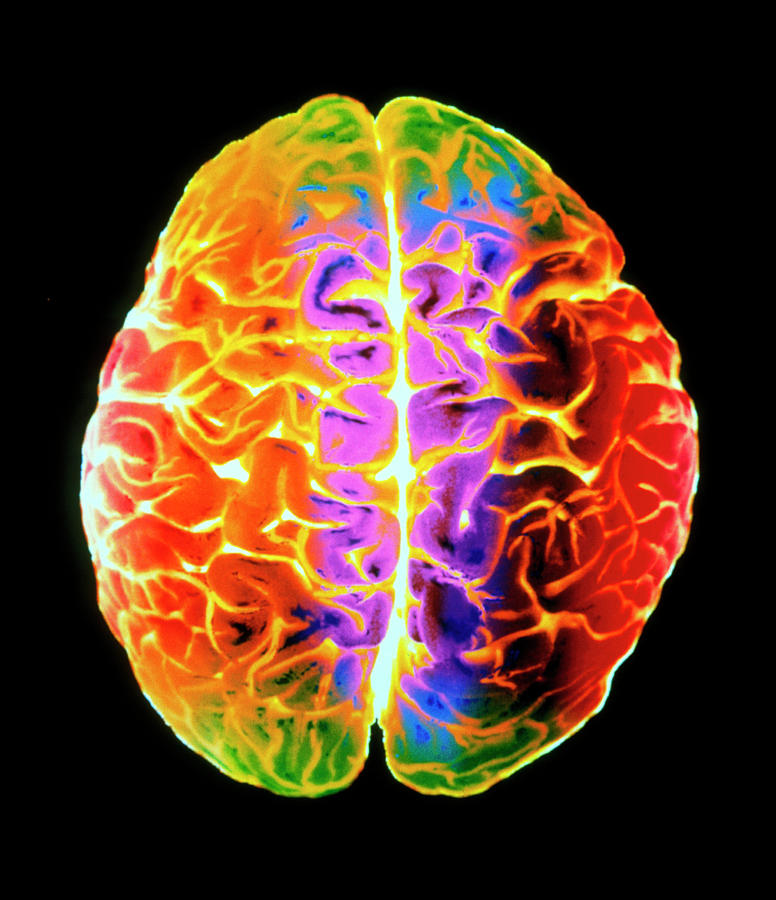
%> input picture images/coloured 3D MRI.jpg, 776 x 900 px
$ octave colour_conversion.m   (GNU Octave 9; MATLAB toolbox functions it lacks are replaced by stand-ins)
%> lines starting %> are read from the running program, lines starting %| are printed output that depends on the picture; in (x1, y1, x2, y2) boxes, pixels count from 0 and x2, y2 are one past the last pixel; in counts of white or black regions, pixels touching at a corner belong together; the program's own positions count from 1
A=imread('coloured 3D MRI.jpg');
%> A is the input picture: size 900x776x3 uint8; mean R, G, B 93.9, 56.9, 37.6
I=double(A)/255;
% Conversion of RGB to HSI
R=I(:,:,1);
G=I(:,:,2);
B=I(:,:,3);
%H calculation
numi=1/2*((R-G)+(R-B));
denom=((R-G).^2+((R-B).*(G-B))).^0.5;
H=acosd(numi./(denom+0.000001));
H(B>G)=360-H(B>G);%If B>G then H= 360-Theta
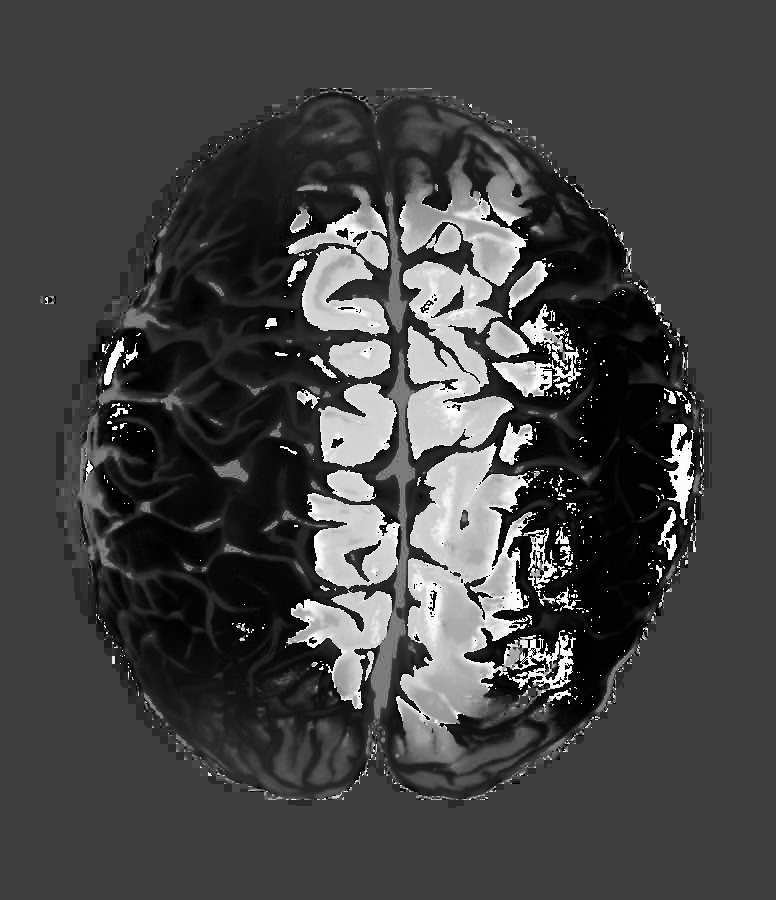
%> H: size 900x776 double; min 0.0853, max 359.8, mean 96.8; drawn with min black and max white
H=H/360;
%Saturation
S=1- (3./(sum(I,3)+0.000001)).*min(I,[],3);
%Intensity
I=sum(I,3)./3;
%> I: size 900x776 double
%HSI
HSI=zeros(size(A));
HSI(:,:,1)=H;
HSI(:,:,2)=S;
HSI(:,:,3)=I;
subplot(334);imshow(A);title('RGB Image');
subplot(332);imshow(HSI);title('HSI Image');
% HSI to RGB Conversion
H=H*360;
R1=zeros(size(H));
G1=zeros(size(H));
B1=zeros(size(H));
%RG Sector(0<=H<120)
B1(H<120)=I(H<120).*(1-S(H<120));
R1(H<120)=I(H<120).*(1+((S(H<120).*cosd(H(H<120)))./cosd(60-H(H<120))));
G1(H<120)=3.*I(H<120)-(R1(H<120)+B1(H<120));
%GB Sector(120<=H<240)
H2=H-120;
R1(H>=120&H<240)=I(H>=120&H<240).*(1-S(H>=120&H<240));
%> R1: size 900x776 double; min 0, max 1, mean 0.296
G1(H>=120&H<240)=I(H>=120&H<240).*(1+((S(H>=120&H<240).*cosd(H2(H>=120&H<240)))./cosd(60-H2(H>=120&H<240))));
%> G1: size 900x776 double; min 0, max 1, mean 0.191
B1(H>=120&H<240)=3.*I(H>=120&H<240)-(R1(H>=120&H<240)+G1(H>=120&H<240));
%> B1: size 900x776 double; min 0, max 1, mean 0.0775
%BR Sector(240<=H<=360)
H2=H-240;
G1(H>=240&H<=360)=I(H>=240&H<=360).*(1-S(H>=240&H<=360));
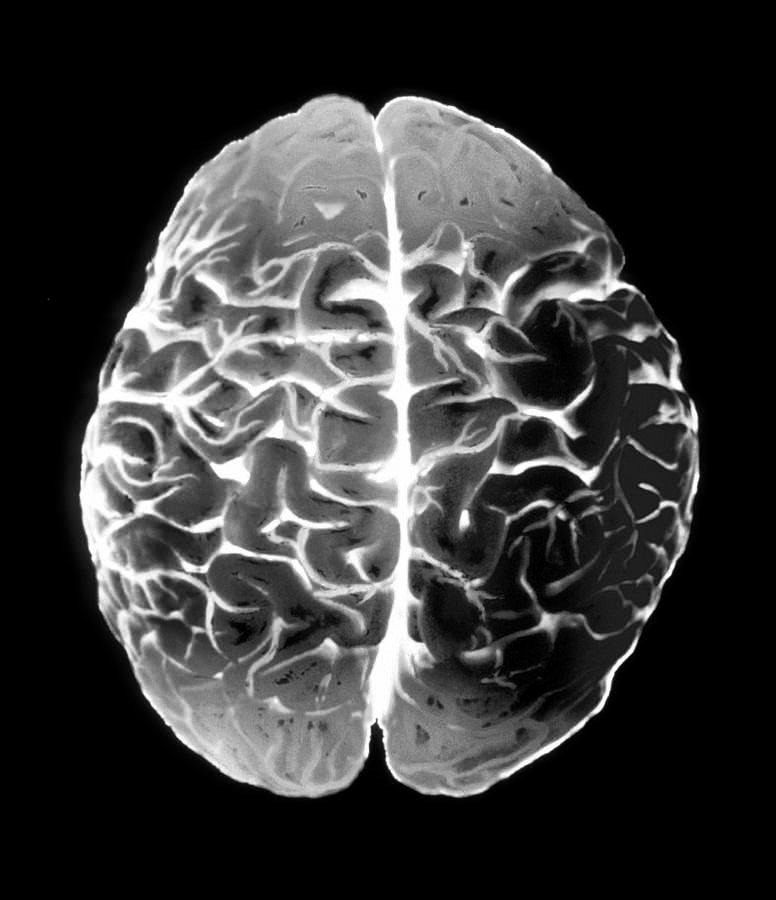
%> G1: size 900x776 double; min 0, max 1, mean 0.223; mean of the top-left, top-right, bottom-left and bottom-right quarters 0.28, 0.203, 0.26, 0.149; drawn with min black and max white
B1(H>=240&H<=360)=I(H>=240&H<=360).*(1+((S(H>=240&H<=360).*cosd(H2(H>=240&H<=360)))./cosd(60-H2(H>=240&H<=360))));
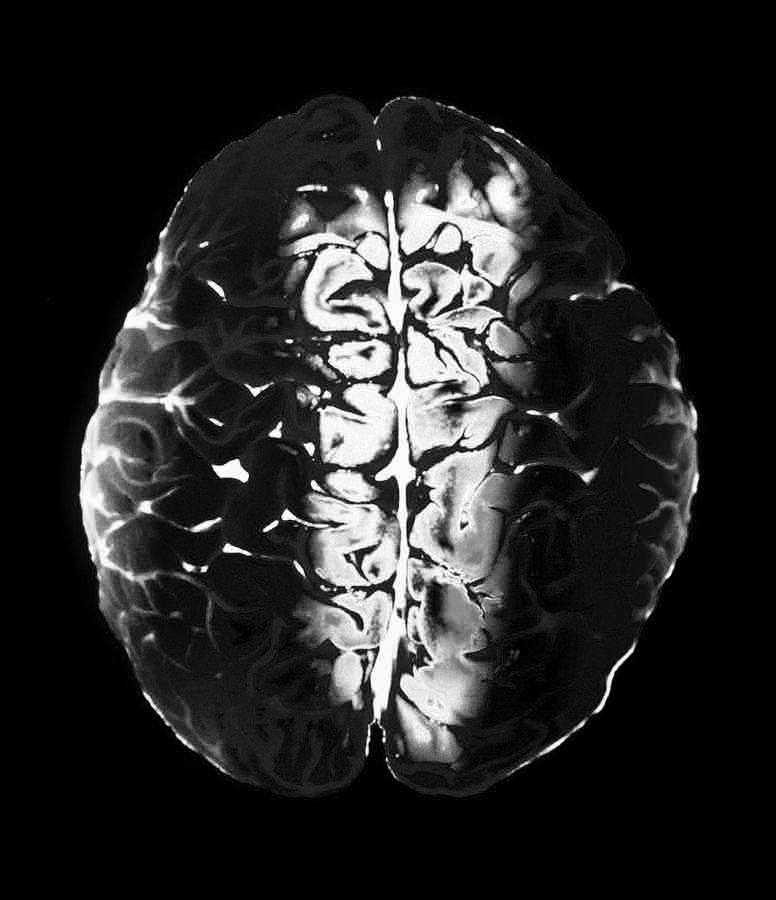
%> B1: size 900x776 double; min 0, max 1, mean 0.148; mean of the top-left, top-right, bottom-left and bottom-right quarters 0.15, 0.161, 0.143, 0.136
R1(H>=240&H<=360)=3.*I(H>=240&H<=360)-(G1(H>=240&H<=360)+B1(H>=240&H<=360));
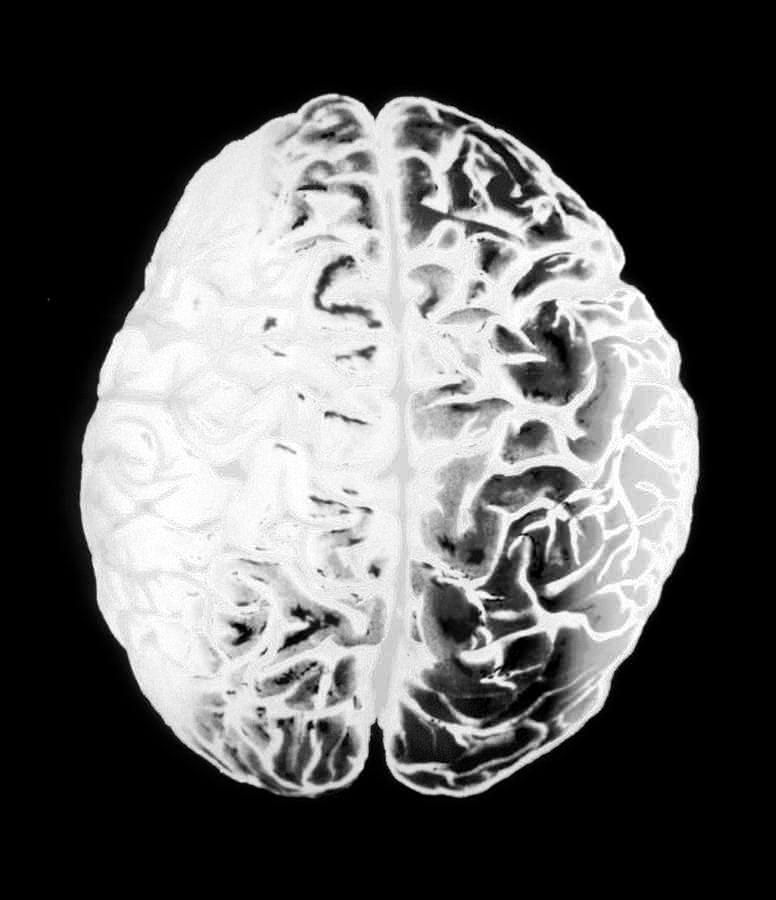
%> R1: size 900x776 double; min 0, max 1, mean 0.368; mean of the top-left, top-right, bottom-left and bottom-right quarters 0.418, 0.339, 0.423, 0.294
% Form RGB image
RGB1=zeros(size(HSI));
RGB1(:,:,1)=R1;
RGB1(:,:,2)=G1;
RGB1(:,:,3)=B1;
subplot(333);imshow(RGB1);title('HSI to RGB');
% RGB to YCbCr
[m,n,d]=size(A);
%> m = 900; n = 776; d = 3
Y = (0.299*R) + (0.587*G) + (0.114*B) + 0;
Cb = (-0.168736*R) + (-0.331264*G) + (0.5*B) + 0.5;
Cr = (0.5*R) + (-0.418688*G) - (0.081312*B) + 0.5;
YCbCr=zeros(size(A));
YCbCr(:,:,1)=Y;
YCbCr(:,:,2)=Cb;
YCbCr(:,:,3)=Cr;
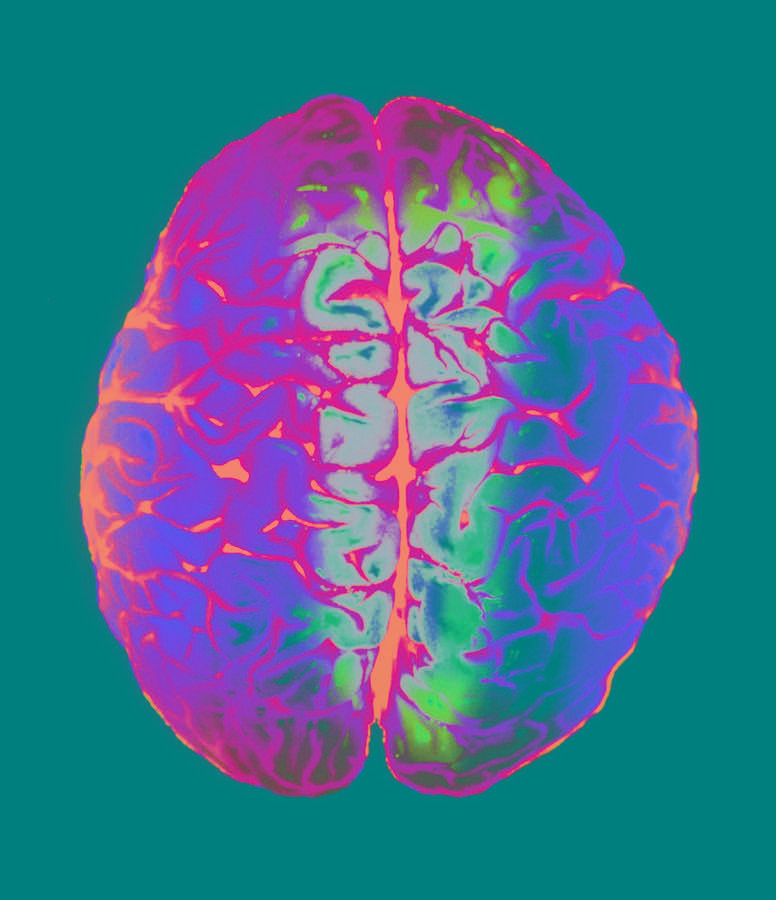
%> YCbCr: size 900x776x3 double; mean R, G, B 0.258, 0.438, 0.579
subplot(335);imshow(YCbCr);title('YCbCr Image');
% YCbCr to RGB
new_R = Y + (1.402*(Cr-0.5));
new_G = Y-(0.34414*(Cb-0.5))-(0.71414*(Cr-0.5));
new_B = Y+(1.772*(Cb-0.5));
RGB2=zeros(size(YCbCr));
RGB2(:,:,1)=new_R;
RGB2(:,:,2)=new_G;
RGB2(:,:,3)=new_B;
subplot(336);imshow(RGB2);title('YCbCr to RGB');
% RGB to CMYK
C=1.-R;
M=1.-G;
Y=1.-B;
CMY=cat(3,C,M,Y);
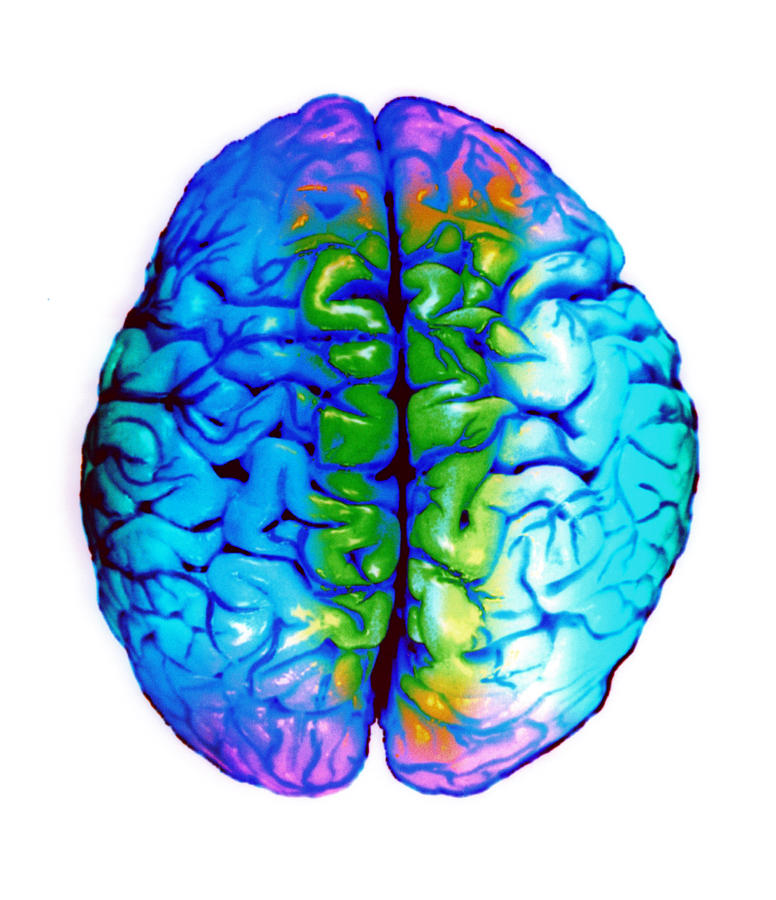
%> CMY: size 900x776x3 double; mean R, G, B 0.632, 0.777, 0.852
subplot(338);imshow(CMY);title('CMYK Image');
% CMYK to RGB
CMY=double(CMY);
c=CMY(:,:,1);
m=CMY(:,:,2);
y=CMY(:,:,3);
newR=1.-c;
newG=1.-m;
newB=1.-y;
newRGB=cat(3,newR,newG,newB);
subplot(339);imshow(newRGB);title('CMYK to RGB');

$ run again, with images/CT.jpg copied over images/coloured 3D MRI.jpg
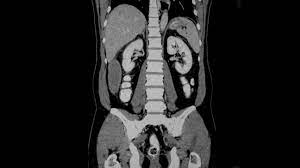
%> input picture images/CT.jpg, 300 x 168 px
%> A is the input picture: size 168x300x3 uint8; min 0, max 216, mean 36.5
%> numi: size 168x300 double; every value is 0
%> `Cb = (-0.168736*R) + (-0.331264*G) + (0.5*B) + 0.5;`:
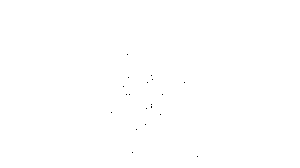
%> Cb: size 168x300 double; values 0.5 (black) and 0.5 (white), 100% white; black in thin lines or dots, all inside (x1, y1, x2, y2) = (111, 54, 198, 157)
%> Cr: size 168x300 double; every value is 0.5
%> `C=1.-R;`:
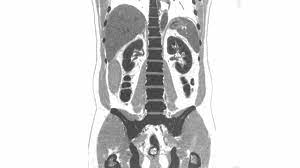
%> C: size 168x300 double; min 0.153, max 1, mean 0.857
